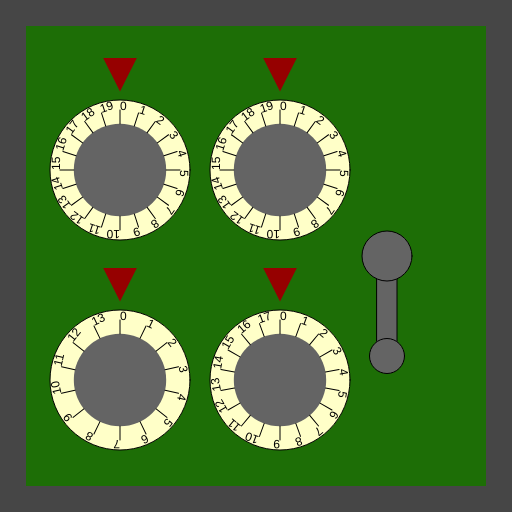
Frame 1 (no input)
Frame 60 (no input): identical to frame 1, image omitted
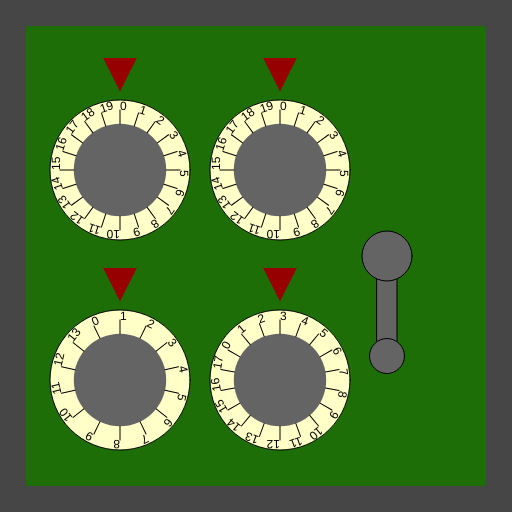
Frame 120 (the mouse pressed at the canvas centre since frame 60)

The p5.js sketch that drew these frames (run headless with seeded random() and noise() and a simulated clock; from frame 60 on, the mouse is pressed at the canvas centre):

// p5.js sketch
// ── sketch.js
/*

Officer: 6128338
CaseNum: 303-2-20987637-6128338

Case 303 - The Case of the Crooked Attorney
Stage 3 - The Gates Bank

I’ve made an appointment for you at the Gates Bank to retrieve your safe deposit box from the vault.
Actually you will break into Torvalds’ one.

Crack the safe by doing the following:

	When the mouse button is released:
	- Make SecureStorageVal0 equal to the value of mouseY
	- Use the 'max' function to prevent SecureStorageVal0 from falling below 2

	When the mouse button is pressed:
	- Decrement SecureStorageVal1 by 2
	- Use the 'constrain' function to prevent SecureStorageVal1 from falling below 1 and going above 10

	When the mouse button is released:
	- Make SecureStorageVal2 equal to the value of mouseY
	- Use the 'constrain' function to prevent SecureStorageVal2 from falling below 2 and going above 15

	When the mouse button is pressed:
	- Increment SecureStorageVal3 by 3
	- Use the 'min' function to prevent SecureStorageVal3 from going above 15

	Whilst the mouse is being dragged:
	- Make SecureStorageVal4 equal to the value of mouseY
	- Use the 'max' function to prevent SecureStorageVal4 from falling below 11



This time you'll need to create the relevant event handlers yourself.

There are many possible ways of investigating this case, but you
should use ONLY the following commands:

	- The assignment operator aka. the equals sign !
	- mouseX, mouseY
	- Incrementing +=
	- Decrementing -=
	- min, max
	- constrain

*/

//declare the variables

var SecureStorageVal0;
var SecureStorageVal1;
var SecureStorageVal2;
var SecureStorageVal3;
var SecureStorageVal4;


function preload()
{
	//IMAGES WILL BE LOADED HERE

}

function setup()
{
	createCanvas(512,512);

	//initialise the variables
	SecureStorageVal0 = 0;
	SecureStorageVal1 = 0;
	SecureStorageVal2 = 0;
	SecureStorageVal3 = 0;
	SecureStorageVal4 = 0;

}

///////////////////EVENT HANDLERS///////////////////

//Create event handlers here to open the safe ...
function mouseReleased() {
	// When the mouse button is released:
	// - Make SecureStorageVal0 equal to the value of mouseY
	// - Use the 'max' function to prevent SecureStorageVal0 from falling below 2
	SecureStorageVal0 = max(mouseY, 2);

	// When the mouse button is released:
	// - Make SecureStorageVal2 equal to the value of mouseY
	// - Use the 'constrain' function to prevent SecureStorageVal2 from falling below 2 and going above 15
	SecureStorageVal2 = mouseY;
	SecureStorageVal2 = constrain(SecureStorageVal2, 2, 15);
}

function mousePressed() {
	// When the mouse button is pressed:
	// - Decrement SecureStorageVal1 by 2
	// - Use the 'constrain' function to prevent SecureStorageVal1 from falling below 1 and going above 10
	SecureStorageVal1 -= 2;
	SecureStorageVal1 = constrain(SecureStorageVal1, 1, 10);

	// When the mouse button is pressed:
	// - Increment SecureStorageVal3 by 3
	// - Use the 'min' function to prevent SecureStorageVal3 from going above 15
	SecureStorageVal3 += 3;
	SecureStorageVal3 = min(SecureStorageVal3, 15);
}



function mouseDragged() {
	// Whilst the mouse is being dragged:
	// - Make SecureStorageVal4 equal to the value of mouseY
	// - Use the 'max' function to prevent SecureStorageVal4 from falling below 11

	SecureStorageVal4 = mouseY;
	SecureStorageVal4 = max(SecureStorageVal4, 11);
}

///////////////DO NOT CHANGE CODE BELOW THIS POINT///////////////////

function draw()
{

	//Draw the safe door
	background(70);
	noStroke();
	fill(29,110,6);
	rect(26,26,width-52,width-52);

	//Draw the combination dials
	push();
	translate(120,170);
	drawDial(140,SecureStorageVal0, 20);
	pop();

	push();
	translate(120,380);
	drawDial(140,SecureStorageVal1, 14);
	pop();

	push();
	translate(280,170);
	drawDial(140,SecureStorageVal2, 20);
	pop();

	push();
	translate(280,380);
	drawDial(140,SecureStorageVal3, 18);
	pop();

	//Draw the lever
	push();
	translate(width - 125,256);
	drawLever(SecureStorageVal4);
	pop();


}

function drawDial(diameter,num,maxNum)
{
	//the combination lock

	var r = diameter * 0.5;
	var p = r * 0.6;

	stroke(0);
	fill(255,255,200);
	ellipse(0,0,diameter,diameter);
	fill(100);
	noStroke();
	ellipse(0,0,diameter*0.66,diameter*0.66);
	fill(150,0,0);
	triangle(
		-p * 0.4,-r-p,
		p * 0.4,-r-p,
		0,-r-p/5
	);

	noStroke();

	push();
	var inc = 360/maxNum;

	rotate(radians(-num * inc));
	for(var i = 0; i < maxNum; i++)
	{
		push();
		rotate(radians(i * inc));
		stroke(0);
		line(0,-r*0.66,0,-(r-10));
		noStroke();
		fill(0);
		text(i,0,-(r-10));
		pop();
	}

	pop();
}

function drawLever(rot)
{
	push();
	rotate(radians(-rot))
	stroke(0);
	fill(100);
	rect(-10,0,20,100);
	ellipse(0,0,50,50);
	ellipse(0,100,35,35);
	pop();
}
